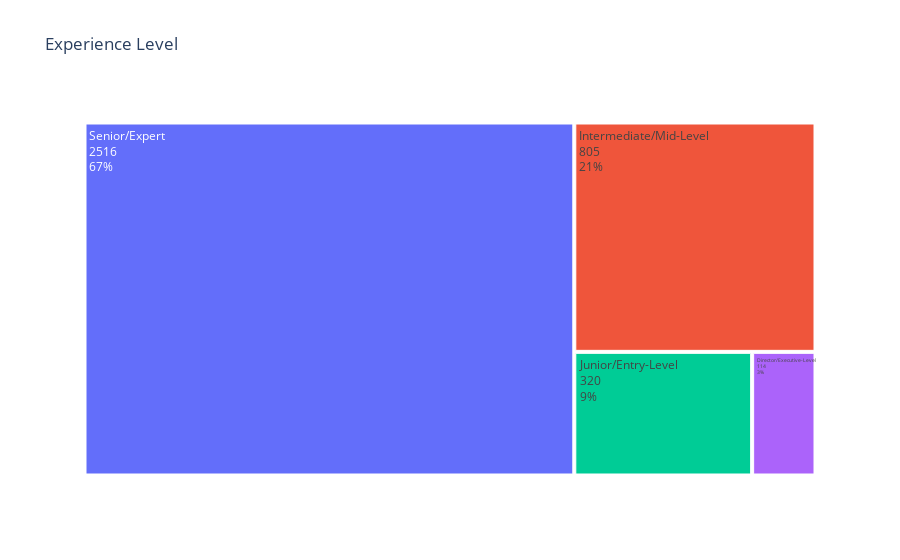

Source (notebook cell):
### Code cell
exp_levels = df['experience_level'].value_counts()

fig = px.treemap(exp_levels, 
                path=[exp_levels.index],
                values=exp_levels.values,
                title='Experience Level')

fig.data[0].textinfo = 'label+value+percent root'

fig.show()

### Figure 1 — Plotly figure (JSON) as saved in the notebook; plotly's stock layout.template omitted (floating-point values rounded to 4 significant figures)
{"data": [{"branchvalues": "total", "domain": {"x": [0, 1], "y": [0, 1]}, "hovertemplate": "labels=%{label}<br>value=%{value}<br>parent=%{parent}<br>id=%{id}<extra></extra>", "ids": ["Director/Executive-Level", "Intermediate/Mid-Level", "Junior/Entry-Level", "Senior/Expert"], "labels": ["Director/Executive-Level", "Intermediate/Mid-Level", "Junior/Entry-Level", "Senior/Expert"], "name": "", "parents": ["", "", "", ""], "textinfo": "label+value+percent root", "type": "treemap", "values": [114, 805, 320, 2516]}], "layout": {"legend": {"tracegroupgap": 0}, "title": {"text": "Experience Level"}}}
